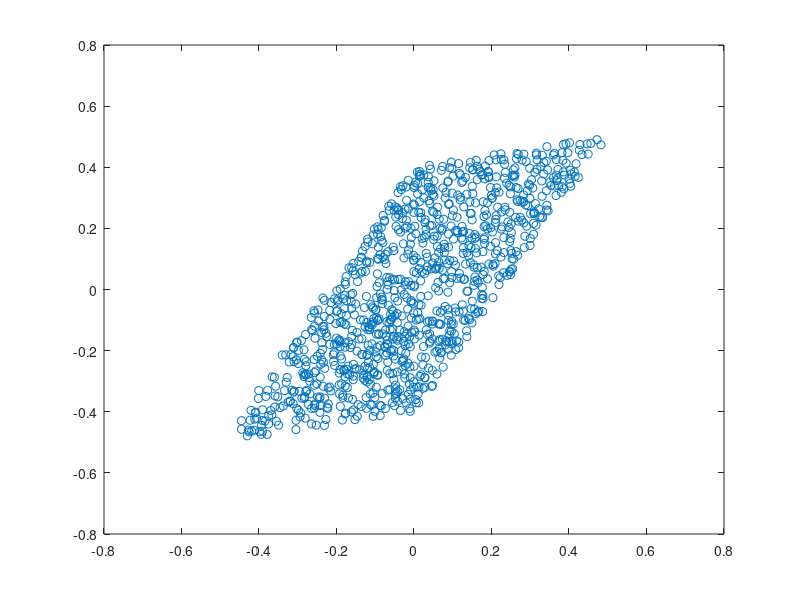

The MATLAB script that drew this image:
X = rand(1, 1000) - 0.5 ;
Y = rand(1, 1000) - 0.5 ;
%  [A] = [ 0.5 0.5 ][X]
%  [B]   [ 0.1 0.9 ][Y]
A = 0.5 * X + 0.5 * Y ;
B = 0.1 * X + 0.9 * Y ;
plot(A, B, 'o')
R = corrcoef(A, B)